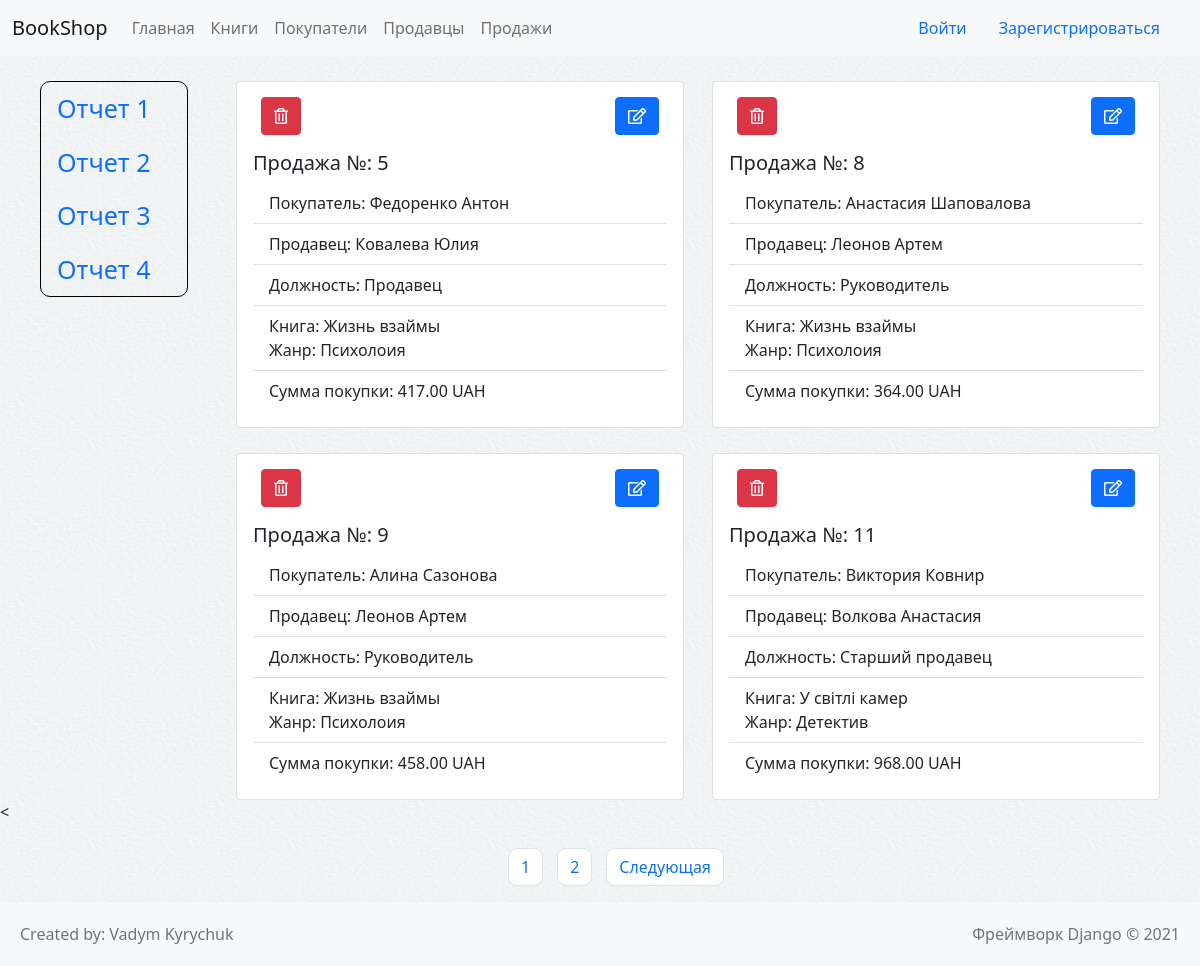
/order, run on the app's committed database.
### books/models.py (models this page shows, shortened)
class Order(models.Model):
    customer = models.ForeignKey("Customer",
                                 on_delete=models.CASCADE,
                                 related_name='orders',
                                 related_query_name='orders',
                                 verbose_name='Покупатель')
    seller = models.ForeignKey("Seller",
                               on_delete=models.CASCADE,
                               related_name='orders',
                               related_query_name='order',
                               verbose_name='Продавец')
    product = models.ForeignKey('Book',
                                on_delete=models.CASCADE,
                                related_name='orders',
                                related_query_name='order',
                                verbose_name='Товар')
    date = models.DateField(auto_now_add=True, verbose_name="Время продажи")
    total = models.DecimalField(max_digits=12,
                                decimal_places=2,
                                blank=False,
                                default=0,
                                verbose_name='Сумма продажи')
    class Meta:
        verbose_name = 'Продажа'
        verbose_name_plural = 'Продажи'

class Customer(models.Model):
    first_name = models.CharField(max_length=64, blank=False, verbose_name='Имя')
    last_name = models.CharField(max_length=64, blank=False, verbose_name='Фамилия')
    phone = models.CharField(max_length=20, blank=False, unique=True, verbose_name='Номер телефона')
    email = models.EmailField(blank=True, verbose_name='Email')
    discount = models.BooleanField(default=0, blank=False, verbose_name='Скидка')
    class Meta:
        verbose_name = 'Покупатель'
        verbose_name_plural = 'Покупатели'
    def __str__(self):
        return self.first_name + " " + self.last_name

class Seller(models.Model):
    POSITION_LIST = [
        ('Trainee', "Стажер"),
        ('Salesman', "Продавец"),
        ('Oldest salesman', "Старший продавец"),
        ('Supervisor', "Руководитель")
    ]
    first_name = models.CharField(max_length=64, blank=False, verbose_name='Имя')
    last_name = models.CharField(max_length=64, blank=False, verbose_name='Фамилия')
    phone = models.CharField(max_length=20, blank=False, unique=True, verbose_name='Номер телефона')
    email = models.EmailField(blank=True, verbose_name='Email')
    position = models.CharField(max_length=64, blank=False, default='Trainee', choices=POSITION_LIST,
                                verbose_name='Должность')
    img = models.ImageField(upload_to='seller_img/%Y/%m/%d', blank=True, verbose_name='Изображение')
    recruitment = models.DateField(verbose_name="Принятие на работу")
    class Meta:
        verbose_name = "Продавец"
        verbose_name_plural = "Продавцы"

class Book(models.Model):
    GENRE_LIST = [
        ('Detective', 'Детектив'),
        ('Thriller', 'Триллер'),
        ('Novel', 'Роман'),
        ('Psychology', 'Психолоия')
    ]
    name_product = models.CharField(blank=False, max_length=64, verbose_name='Название')
    price = models.DecimalField(max_digits=12, decimal_places=2, blank=False, verbose_name='Цена')
    genre = models.CharField(max_length=64, blank=False, choices=GENRE_LIST, default='Detective', verbose_name='Жанр')
    img = models.ImageField(upload_to='books_img/%Y/%m/%d', blank=True, default='media/img.png',
                            verbose_name='Картинка')
    class Meta:
        verbose_name = 'Книга'
        verbose_name_plural = 'Книги'

### books/views.py (the view)
# urls.py: path('order', order, name='order'),
def order(request):
    if request.POST:
        curr_ord = request.POST.get("id", None)
        ord_elem = get_object_or_404(pk=int(curr_ord), klass=Order)
        ord_elem.delete()
        order = Order.objects.all()
    else:
        order = Order.objects.all()
    return render(request, 'order.html', {'content': pagination(request, order)})

### books/views.py (called while the page is built)
def pagination(request, instanse):
    pagin = Paginator(instanse, 4)
    page = request.GET.get('page')
    page_obj = pagin.get_page(page)
    return page_obj

### templates/order.html (shortened to what this page needs)
{% extends './partials/base.html' %}
{% block content %}
<div class="container-fluid" style="min-height: 80vh">
    <div class="row">
        <div class="col-md-2" style="padding-left:40px">
            <ul class="nav flex-column" style="font-size:25px; border:1px solid black; border-radius:10px; margin-top: 25px">
                <li class="nav-item">
                    <a class="nav-link"  href="{% url 'seller_buyers' %}">Отчет 1</a>
                </li>
                <li class="nav-item">
                    <a class="nav-link" href="{% url 'order_date' %}">Отчет 2</a>
                </li>
                <li class="nav-item">
                    <a class="nav-link" href="{% url 'seller_product' %}">Отчет 3</a>
                </li>
                <li class="nav-item">
                    <a class="nav-link" href="{% url 'customer_product' %}">Отчет 4</a>
                </li>
            </ul>
        </div>
        <div class="col-md-10">
            <div class="container">
    <div class="row">
        {% for i in content %}
        <div class="col-md-6">
            <div class="card" style="width: 28rem; margin-top:25px">
                <div class="container d-flex justify-content-between" style="margin-top:15px">
                    <form action="{% url 'order' %}" method="post">
                        <button class="btn btn-danger">
                            <i class="far fa-trash-alt"></i>
                        </button>
                    </form>
                    <form action="{% url 'update_order' i.id %}" method="get">
                        <button class="btn btn-primary">
                            <i class="far fa-edit"></i>
                        </button>
                    </form>
                </div>
                <div class="card-body">
                    <h5 class="card-title">Продажа №: {{i.id}}</h5>
                    <ul class="list-group list-group-flush">
                        <li class="list-group-item">Покупатель: {{i.customer}}</li>
                        <li class="list-group-item">Продавец: {{i.seller.last_name}} {{i.seller.first_name}}</li>
                        <li class="list-group-item">Должность: {{i.seller.get_position_display}}</li>
                        <li class="list-group-item">Книга: {{i.product.name_product}}<br>
                            Жанр: {{i.product.get_genre_display}}
                        </li>
                        <li class="list-group-item">Cумма покупки: {{i.total}} UAH</li>
                    </ul>
                </div>
            </div>
        </div>
        {% endfor %}
    </div>
</div>
        </div>
    </div>
</div>
<
{% include './partials/paginator.html' %}
{% endblock %}

### static/style.css (style rules this page uses)
body { height: 100%; width: 100%; background: url("bg.png"); }

### data on the page
Order: id "5", customer "Федоренко Антон", seller.last_name "Ковалева", seller.first_name "Юлия", seller.position "Продавец", product.name_product "Жизнь взаймы", product.genre "Психолоия", total "417.00"
Order: id "8", customer "Анастасия Шаповалова", seller.last_name "Леонов", seller.first_name "Артем", seller.position "Руководитель", product.name_product "Жизнь взаймы", product.genre "Психолоия", total "364.00"
Order: id "9", customer "Алина Сазонова", seller.last_name "Леонов", seller.first_name "Артем", seller.position "Руководитель", product.name_product "Жизнь взаймы", product.genre "Психолоия", total "458.00"
Order: id "11", customer "Виктория Ковнир", seller.last_name "Волкова", seller.first_name "Анастасия", seller.position "Старший продавец", product.name_product "У світлі камер", product.genre "Детектив", total "968.00"

### other printed values
{{ num }} "1" "2"
